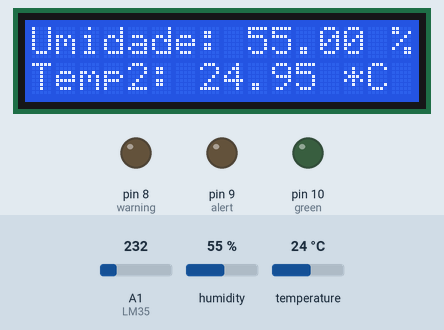
A sketch run on a simulated Arduino Leonardo, built with avr-gcc and run on an emulated ATmega32U4. On the bench: 16×2 character LCD, output pins drawn as LEDs (lit = HIGH). The inputs (shaded band) are chosen by the test bench; at power-on: A1 (LM35) = 232, humidity 55 %, temperature 24 °C.

Above: at 4.2 s.
4.3 s: A1 (LM35) set to 206
At 6.3 s:
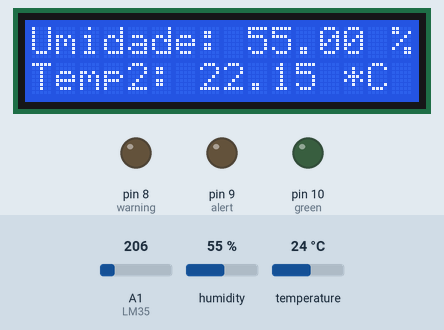
6.6 s: A1 (LM35) set to 184
At 8.3 s:
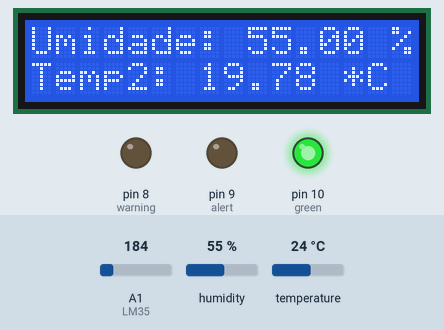
8.6 s: humidity set to 22 %
At 10.7 s:
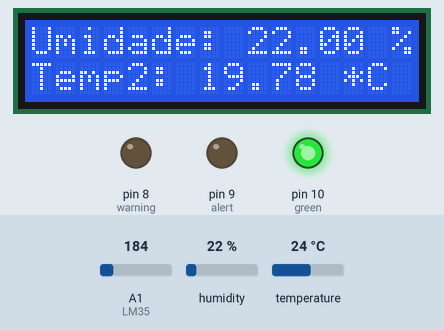
11.2 s: humidity set to 40 %
At 12.6 s:
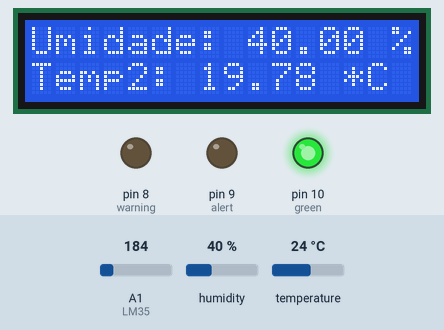
13.2 s: humidity set to 68 %
At 14.6 s:
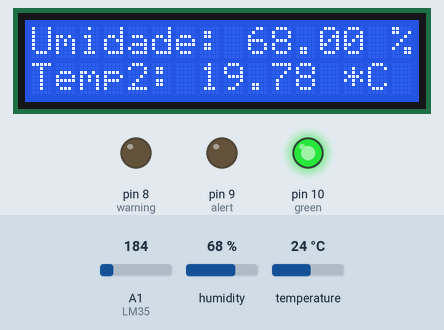
15.3 s: A1 (LM35) set to 174
At 16.5 s:
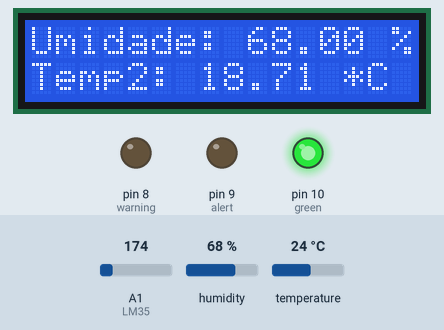
Timing chart, 0 to 18.3 s (numbered marks = the images above; inputs shaded):
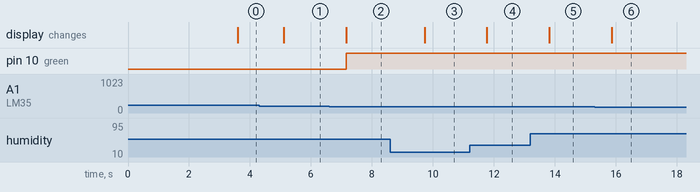

The sketch:

dht11__lm35.ino
```cpp
#include "DHT.h"
#include "LiquidCrystal.h"

#define DHTTYPE DHT11
#define DHTPIN A0

const int LM35 = A1;
float temp = 0;
int ADClido = 0;
const int alert = 9;
const int green = 10;
const int warning = 8;
DHT dht(DHTPIN, DHTTYPE);
LiquidCrystal lcd(12, 11, 5, 4, 3, 2);

void setup()
{
  analogReference(INTERNAL);
  pinMode(alert, OUTPUT);
  pinMode(warning, OUTPUT);
  pinMode(green, OUTPUT);
  lcd.begin(16, 2);
  lcd.setCursor(0, 0);
  lcd.print("Temperatura");
  lcd.setCursor(0, 1);
  lcd.print("DHT x LM35");
  dht.begin();
  delay(3000);
}

void loop()
{
  ADClido = analogRead(LM35);
  temp = ADClido * 0.1075268817204301; //no Leonardo use 0.4887585532
  delay(500);
  // A leitura da temperatura e umidade pode levar 250ms!
  // O atraso do sensor pode chegar a 2 segundos.
  float h = dht.readHumidity();
  // testa se retorno é valido, caso contrário algo está errado.
  if (isnan(h))
  {
    lcd.println("Failed to read from DHT");
  }
  else
  {
    lcd.setCursor(0, 0);
    lcd.print("Umidade: ");
    lcd.print(h);
    lcd.print(" %");
    lcd.setCursor(0, 1);
    lcd.print("Temp2: ");
    lcd.print(temp);
    lcd.print(" *C");
    lcd.setCursor(0, 1);
    if(temp < 14){
      digitalWrite(alert,HIGH);
    }
    else if((temp >= 14) && (temp < 16)){
      digitalWrite(warning, HIGH);
    }
    else if((temp >= 16) && (temp < 21)){
      digitalWrite(green, HIGH);
    }
    else{
      digitalWrite(green, LOW);
      digitalWrite(warning, LOW);
      digitalWrite(alert, LOW);
    }
  }
}
```

Measured:
- the behaviour switches between 196 and 195 on A1 (LM35) (found by bisection; images 1 and 2)
- after the input at 4.3 s, the display: changes after 0.81 s (image 1)
- after the input at 6.6 s, pin 10 (green): LOW → HIGH after 0.55 s; the display: changes after 0.55 s (image 2)
- after the input at 8.6 s, the display: changes after 1.1 s (image 3)
- after the input at 11.2 s, the display: changes after 0.57 s (image 4)
- after the input at 13.2 s, the display: changes after 0.62 s (image 5)
- after the input at 15.3 s, the display: changes after 0.56 s (image 6)
